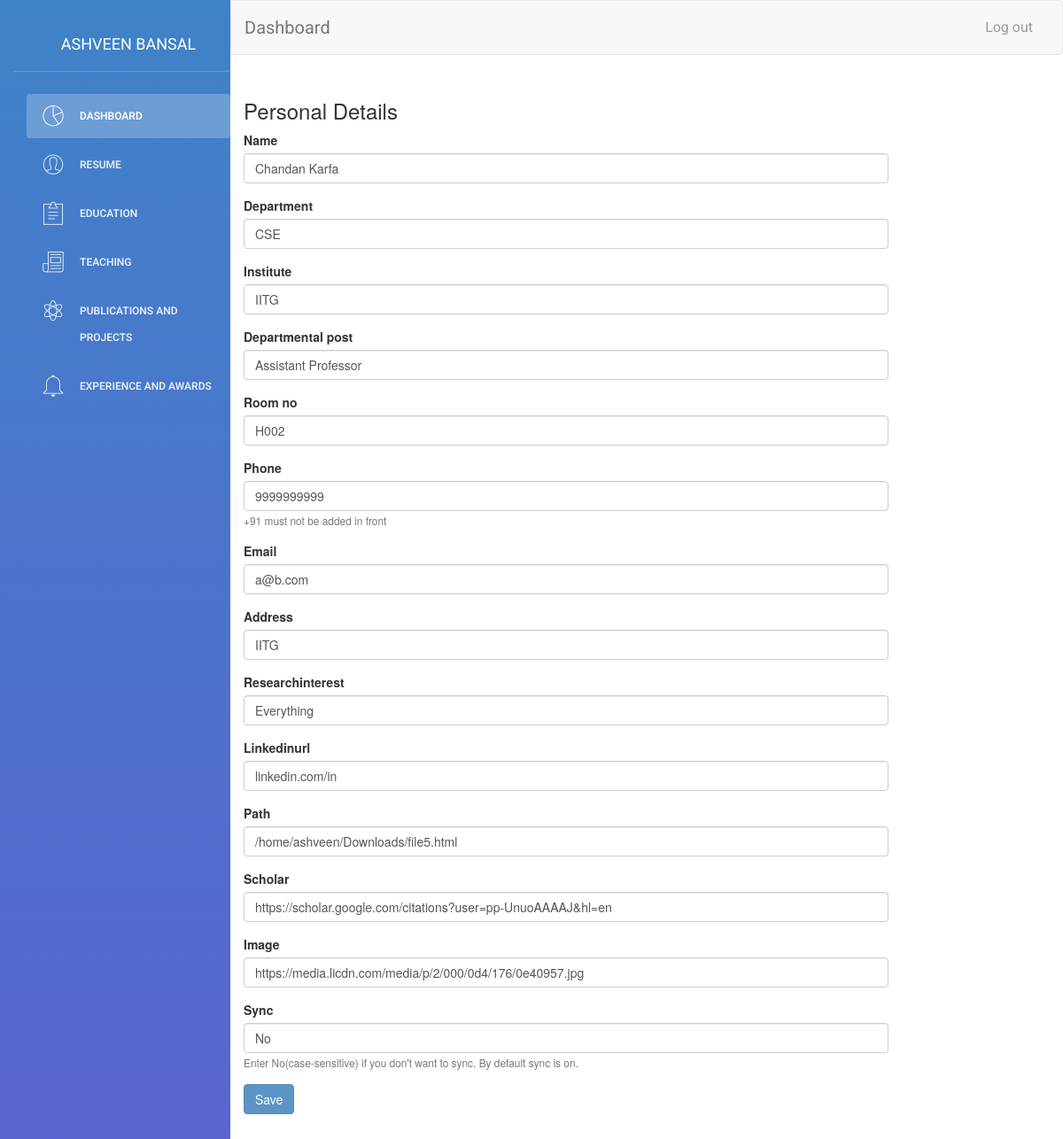
Page /profile/ashveen/about_us/edit (signed in) on the committed database.
### userprofile/models.py (models this page shows, shortened)
class About_us(models.Model):
    username = models.OneToOneField(User , on_delete=models.CASCADE,primary_key=True,related_name="xyz",)
    slug = models.SlugField(null=True, blank=True , unique=True)
    Name = models.CharField(max_length=200)
    Department = models.CharField(max_length=200)
    Institute = models.CharField(max_length=200)
    Departmental_post = models.CharField(max_length=200)
    Room_no = models.CharField(max_length=200)
    Phone = models.CharField(max_length=200)
    Email = models.CharField(max_length=200)
    Address = models.CharField(max_length=200)
    ResearchInterest = models.CharField(max_length=200)
    LinkedinURL = models.CharField(max_length=200)
    path = models.CharField(max_length=200)
    scholar = models.CharField(max_length=400)
    Image = models.CharField(max_length=400)
    sync = models.CharField(max_length=200)

### userprofile/views.py (the view)
# urls.py: url(r'^(?P<slug>[\w.@+-]+)/about_us/edit$', views.About_us_edit ,name='profile_about_us_edit'),
def About_us_edit(request , slug):
    about_us = About_us.objects.get(username__username = slug)
    if request.method == "POST":
        form = about_us_form(request.POST, instance=about_us)
        if form.is_valid():
            form.save()
            return redirect('dashboard')
    else:
        form = about_us_form(instance=about_us)
        return render(request , 'userprofile/about_us_edit.html' , {'form':form})

### userprofile/templates/userprofile/about_us_edit.html (shortened to what this page needs)
{% extends "base2.html" %}
{% load bootstrap3 %}
{% block content %}
<div style="width:80%">
    <h3>Personal Details</h3>
    <form method="POST">
        {% bootstrap_form form %}
        <input type="submit" value="Save" class="btn btn-primary">
    </form>
</div>
{% endblock %}

### templates/base2.html (shortened to what this page needs)
{% load static %}
{% load staticfiles %}
<!doctype html>
<html lang="en">
<head>
    <link href="{% static 'css/dropzone.css' %}" rel="stylesheet">
    <link href="{% static 'css/bootstrap.min1.css' %}" rel="stylesheet" />
    <link href="{% static 'css/animate.min.css' %}" rel="stylesheet"/>
    <link href="{% static 'css/light-bootstrap-dashboard.css' %}" rel="stylesheet"/>
    <link href="{% static 'css/bootstrap2.css' %}" rel="stylesheet">
    <link href="{% static 'css/waves.css' %}" rel="stylesheet" />
    <link href="{% static 'css/animate.css' %}" rel="stylesheet" />
    <link href="{% static 'css/waitMe.css' %}" rel="stylesheet" />
    <link href="{% static 'css/bootstrap-select.css' %}" rel="stylesheet" />
    <link href="http://maxcdn.bootstrapcdn.com/font-awesome/4.2.0/css/font-awesome.min.css" rel="stylesheet">
    <link href="{% static 'css/pe-icon-7-stroke.css' %}" rel="stylesheet" />
</head>
<body>
{% if user.is_authenticated %}
<div class="wrapper">
    <div class="sidebar" data-color="blue" data-image="{% static 'img/sidebar-5.jpg' %}">
    <ul class="nav navbar-nav navbar-right">
    		<div class="sidebar-wrapper">
                        <div class="logo">
                			<a href="{% url 'dashboard' %}" class="simple-text">
        	            		{{ user.first_name }} {{user.last_name}}
            	    		</a>
            			</div>
            	<ul class="nav">
                	<li class="active">
                    	<a href="{% url 'dashboard' %}">
                        	<i class="pe-7s-graph"></i>
                        	<p>Dashboard</p>
                    	</a>
                	</li>
                	<li>
                    	<a href="{% url 'resume' %}">
                        	<i class="pe-7s-user"></i>
                        	<p>Resume</p>
                    	</a>
                	</li>
                	<li>
                    	<a href="{% url 'education' %}">
                        	<i class="pe-7s-note2"></i>
                        	<p>Education</p>
                    	</a>
                	</li>
                	<li>
                    	<a href="{% url 'userprofile:profile_teaching_add' %}">
                        	<i class="pe-7s-news-paper"></i>
                        	<p>Teaching</p>
                    	</a>
                	</li>
                	<li>
                    	<a href="{% url 'publications' %}">
                        	<i class="pe-7s-science"></i>
                        	<p>Publications and Projects</p>
                    	</a>
                	</li>
                	<li>
                    	<a href="{% url 'experience' %}">
                        	<i class="pe-7s-bell"></i>
                        	<p>Experience and Awards</p>
                    	</a>
                	</li>
            	</ul>
        	</div>
    </ul>
    </div>
    <div class="main-panel">
        <nav class="navbar navbar-default navbar-fixed">
            <div class="container-fluid">
                <div class="navbar-header">
                    <a class="navbar-brand" href="{% url 'dashboard' %}">Dashboard</a>
                </div>
                <div class="collapse navbar-collapse">
                    <ul class="nav navbar-nav navbar-right">
                        <li>
                            <a href="{% url 'accounts:logout' %}">
                                <p>Log out</p>
                            </a>
                        </li>
                    </ul>
                </div>
            </div>
        </nav>
        <div class="content">
          {% block content %}
          {% endblock %}
        </div>
    </div>
</div>
{% endif %}
</body>
</html>

### templates/base2.html (style rules this page uses)
body { margin-top:20px; }

### rows in the picture
About_us: Name "Chandan Karfa", Department "CSE", Institute "IITG", Departmental_post "Assistant Professor", Room_no "H002", Phone "9999999999", Email "a@b.com", Address "IITG", ResearchInterest "Everything", LinkedinURL "linkedin.com/in", path "/home/ashveen/Downloads/file5.html", scholar "https://scholar.google.com/citations?user=pp-UnuoAAAAJ&hl=en", Image "https://media.licdn.com/media/p/2/000/0d4/176/0e40957.jpg", sync "No"

### other values in the picture
{{ user.first_name }} "ASHVEEN"
{{ user.last_name }} "BANSAL"
